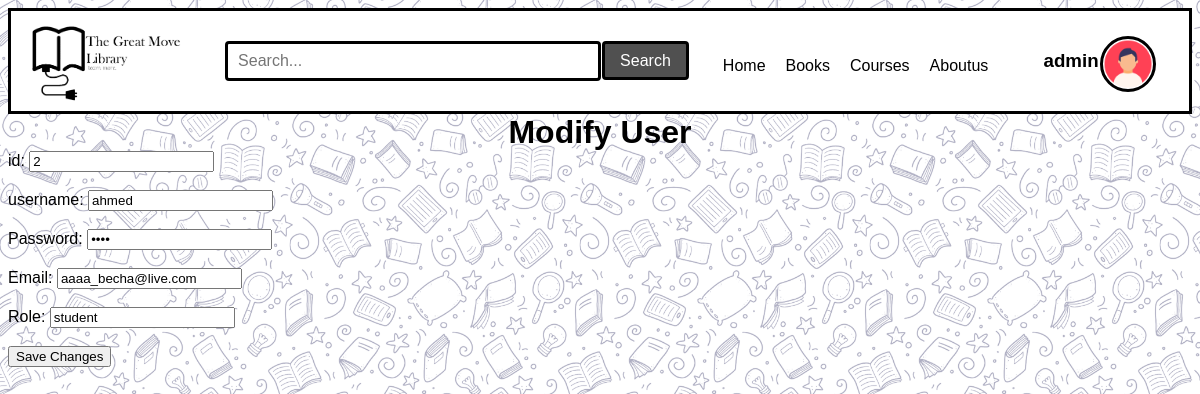
The app's page /UpdateUser.php?id=2 (signed in) with its own data.
### tables this page shows
CREATE TABLE `users` (
  `id` int NOT NULL AUTO_INCREMENT,
  `username` varchar(255) NOT NULL,
  `password` varchar(255) NOT NULL,
  `email` varchar(255) NOT NULL,
  `role` enum('teacher','student') NOT NULL,
  `created_at` timestamp NOT NULL DEFAULT CURRENT_TIMESTAMP,
  PRIMARY KEY (`id`)
);

### UpdateUser.php (the view, shortened to what this page needs)
<?php
include 'navANDhead.php';
?>
<!DOCTYPE html>
<html>
<head>
</head>
<body>
	<h1>Modify User</h1>
	<form method="POST" action="FunctionUpdateUser.php">
<?php
	if ($_SERVER['REQUEST_METHOD'] == 'GET') {
		$id = $_GET['id'];
		$host = 'localhost';
		$username = 'sammy';
		$password = 'password';
		$dbname = 'greatmove_library';
		$conn = new mysqli($host, $username, $password, $dbname);
		$sql = "SELECT * FROM users WHERE id='$id'";
		$result = $conn->query($sql);
		if ($result->num_rows > 0) {
			$row = $result->fetch_assoc();
			$username = $row['username'];
			$password = $row['password'];
			$email = $row['email'];
			$role = $row['role'];
			$id = $row['id'];
?>
		<label for="username">id:</label>
		<input type="text" name="id" value="<?php echo $id; ?>"><br><br>
		<label for="username">username:</label>
		<input type="text" id="username" name="username" value="<?php echo $username; ?>"><br><br>
		<label for="password">Password:</label>
		<input type="password" id="password" name="password" value="<?php echo $password; ?>"><br><br>
		<label for="email">Email:</label>
		<input type="email" id="email" name="email" value="<?php echo $email; ?>"><br><br>
		<label for="role">Role:</label>
        <input type="role" id="role" name="role" value="<?php echo $role; ?>"><br><br>
		<input type="submit" name="submit" value="Save Changes">
	</form>
    <?php
		}
		else {
			echo "No user found with that ID.";
		}
	}
        ?>
        </body>
        </html>

### navANDhead.php (shortened to what this page needs)
<?php
require_once('connbd.php');?>
<!DOCTYPE html>
<html lang="en">
<head>
    <link rel="stylesheet" href="css/style.css">
    <link rel="stylesheet" href="css/booksstyle.css">
</head>
<body>
<header>
    <div class="header-container">
        <h1><a href="index.php"><img src="resorses/logo.png" width="190"></a></h1>
        <form method="get" action="search.php" class="search-form">
            <input type="text" name="search" class="search-input" placeholder="Search...">
            <input type="submit" value="Search" class="search-submit">
        </form>
        <nav class="nava">
            <ul>
                <li class="nava"><a href="index.php">Home</a></li>
                <li class="nava"><a href="books.php">Books</a></li>
                <li class="nava"><a href="Courses.php">Courses</a></li>
                <li class="nava"><a href="aboutpage.php">Aboutus</a></li>
            </ul>
        </nav>
        <div class="user-info">
            <h3 class="user-name">
                 <?php
                 if(isset($_SESSION['login'])){
                 $login=$_SESSION['login'];
                    $query = "SELECT * FROM users where username='$login'";
                    $user = $db->query($query)->fetchAll(PDO::FETCH_ASSOC);
                    foreach ($user as $user3):
                    echo $user3['username'];
                    endforeach;}
                    else{
                        echo "Guest";
                    }
                ?>
            </h3>
            <a href="profile.php"><img src="Profile-Icon-SVG-09856789.png" alt="Profile photo" class="profile-photo"></a>
        </div>
    </div>
</header>

### css/style.css (style rules this page uses)
body { font-family: Arial, sans-serif; background-color: white; background-image: url(../Src/assets/main.png); background-size: 290px; }
header { background-color: white; color: #000000; padding: 0px; border: 3px solid black; padding-right: 3%; }
h1 { margin: 0; text-align: center; justify-content: center; }
nav ul { margin: 0; padding: 0; list-style: none; display: flex; text-decoration: none; justify-content: space-between; border: #000000; border-color: #000000; }
nav li { margin: 0 10px; }
nav a { color: #000000; text-decoration: none; }
a:link { text-decoration: none; }
h3,p { font-family:Verdana; margin: auto; width: 25%; padding: 10px; }
a { display: block; margin-top: 10px; text-decoration: none; color : black; }
.profile-photo { width: 100px; height: 100px; border-radius: 50%; }
.header-container { display: flex; justify-content: space-between; align-items: center; }
.profile-photo { width: 50px; height: 50px; border-radius: 50%; margin-left: 5%; border: 3px solid black; }
.user-info { display: flex; align-items: center; color:#000000; }
.user-name { color : black; font-family: 'Gill Sans', 'Gill Sans MT', Calibri, 'Trebuchet MS', sans-serif; }
.search-form { display: flex; align-items: center; gap: 1px; }
.search-input { flex: 1; padding: 8px 10px; font-size: 16px; border: 3px solid #000000; border-radius: 4px; height: 18px; width: 350px; }
.search-submit { border: 3px solid #000000; padding: 8px 15px; font-size: 16px; background-color: #505050; color: white; border-radius: 4px; height: 39px; }

### css/booksstyle.css (style rules this page uses)
a { text-decoration: none; color: #0077FF; }

### records on screen
users: username "admin"
users: id "2", username "ahmed", email "aaaa_becha@live.com", role "student"
